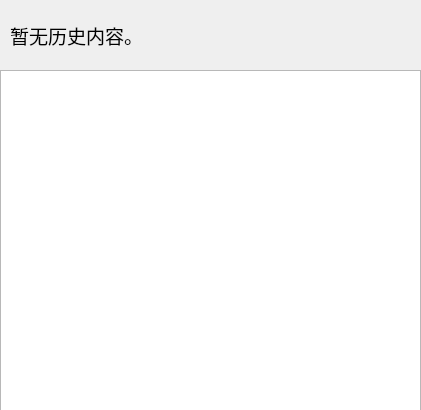
<?xml version="1.0" encoding="UTF-8"?>
<ui version="4.0">
 <class>History</class>
 <widget class="QWidget" name="History">
  <property name="geometry">
   <rect>
    <x>0</x>
    <y>0</y>
    <width>421</width>
    <height>410</height>
   </rect>
  </property>
  <property name="minimumSize">
   <size>
    <width>421</width>
    <height>410</height>
   </size>
  </property>
  <property name="maximumSize">
   <size>
    <width>421</width>
    <height>410</height>
   </size>
  </property>
  <property name="windowTitle">
   <string>Form</string>
  </property>
  <property name="styleSheet">
   <string notr="true"/>
  </property>
  <widget class="QTextBrowser" name="textBrowser">
   <property name="geometry">
    <rect>
     <x>0</x>
     <y>70</y>
     <width>421</width>
     <height>351</height>
    </rect>
   </property>
   <property name="font">
    <font>
     <family>Lucida Fax</family>
     <pointsize>20</pointsize>
     <italic>true</italic>
    </font>
   </property>
  </widget>
  <widget class="QLabel" name="label">
   <property name="geometry">
    <rect>
     <x>10</x>
     <y>20</y>
     <width>241</width>
     <height>31</height>
    </rect>
   </property>
   <property name="font">
    <font>
     <family>楷体</family>
     <pointsize>14</pointsize>
    </font>
   </property>
   <property name="text">
    <string>暂无历史内容。</string>
   </property>
  </widget>
 </widget>
 <resources/>
 <connections/>
</ui>
